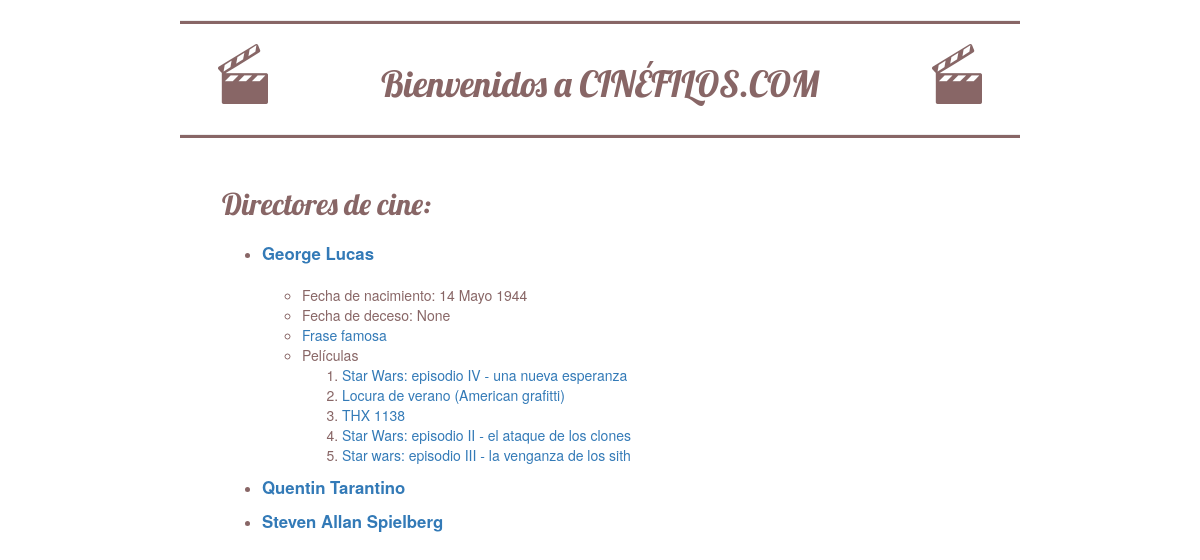
The app's page /director/George Lucas/ with its own data.
### miapp/models.py (models this page shows)
class Director(models.Model):
    name = models.CharField(max_length=64, help_text='Nombre del director')
    birth = models.DateField(help_text='Fecha de nacimiento')
    dead = models.DateField(null=True, blank=True, help_text='Fecha de deceso')
    phrase = models.ForeignKey(Phrase, null=True, blank=True,
                               on_delete=models.SET_NULL,
                               help_text='Frase famosa'
                               )
    movies = models.ManyToManyField(Movie, blank=True, help_text='Películas dirigidas')
    def __str__(self):
        return self.name

class Movie(models.Model):
    title = models.CharField(max_length=128, help_text='Título de la película')
    synopsis = models.TextField(help_text='Resumen de la película')
    def __str__(self):
        return self.title

### miapp/views.py (the view)
# urls.py: path('', views.directors_list, name='indexview'),
def directors_list(request, dname=None, mtitle=None, phrase=None):
    dname = dname
    mtitle = mtitle
    phrase = phrase
    directors = Director.objects.order_by('name')
    return render(request, 'miapp/index.html', {'dname': dname,
                                                'mtitle': mtitle,
                                                'phrase': phrase,
                                                'directors': directors
                                                }
                  )

### miapp/templates/miapp/index.html (shortened to what this page needs)
{% load static %}
<html lang="es">
    <head>
   		<link rel="stylesheet" href="//maxcdn.bootstrapcdn.com/bootstrap/3.2.0/css/bootstrap.min.css">
		<link rel="stylesheet" href="//maxcdn.bootstrapcdn.com/bootstrap/3.2.0/css/bootstrap-theme.min.css">
        <link rel="stylesheet" href="{% static 'css/miapp.css' %}">
    </head>
    <body>
        <hr>
        <div id="contenedor">
            <div class="izq"><img src="{% static 'images/claqueta.png' %}" alt="claqueta de cine"></div>
            <div class="cen"><h1><a href="/"> Bienvenidos a CINÉFILOS.COM </a></h1></div>
            <div class="der"><img src="{% static 'images/claqueta.png' %}" alt="claqueta de cine"></div>
        </div>
        <hr>
        <div class="main">
            <h2>
                <a href="/"> Directores de cine: </a>
            </h2>
            {% for director in directors %}
            <ul>
                <li><a href="{% url 'directorview' dname=director.name %}"> <strong>{{ director }}</strong> </a></li>
                {% if director.name == dname %}
                <br>
                <ul>
                    <li> Fecha de nacimiento: {{ director.birth }} </li>
                    <li> Fecha de deceso: {{ director.dead }} </li>
                    <li><a href="{% url 'phraseview' dname=director.name phrase=director.phrase.name %}"> Frase famosa </a></li>
                    <li> Películas </li>
                    <ol>
                        {% for movie in director.movies.all %}
                        <li><a href="{% url 'movieview' dname=director.name mtitle=movie.title %}"> {{ movie }} </a></li>
                        {% endfor %}
                    </ol>
                </ul>
                {% endif %}
            </ul>
            {% endfor %}
        </div>
    </body>
</html>

### miapp/static/css/miapp.css (style rules this page uses)
#contenedor { display: flex; flex-wrap: no-wrap; }
#contenedor .cen { width: 70%; text-align: center; }
#contenedor .izq { width: 15%; text-align: center; }
#contenedor .der { width: 15%; text-align: center; }
h2 { margin-bottom: 20px; margin-top: 50px; }
h1 a, h2 a { color: #866; font-family: 'Lobster'; }
hr { color: #866; border-bottom-style: solid; border-bottom-width: medium; }
body { color: #866; margin-left: 15%; margin-right: 15%; }
.main { margin-left: 5%; margin-right: 5%; }
li { color: #866; }
strong { font-size: 120% }

### records on screen
Director: name "George Lucas", birth "14 Mayo 1944", dead "None"
Movie: title "Star Wars: episodio IV - una nueva esperanza"
Movie: title "Locura de verano (American grafitti)"
Movie: title "THX 1138"
Movie: title "Star Wars: episodio II - el ataque de los clones"
Movie: title "Star wars: episodio III - la venganza de los sith"
Director: name "Quentin Tarantino"
Director: name "Steven Allan Spielberg"
